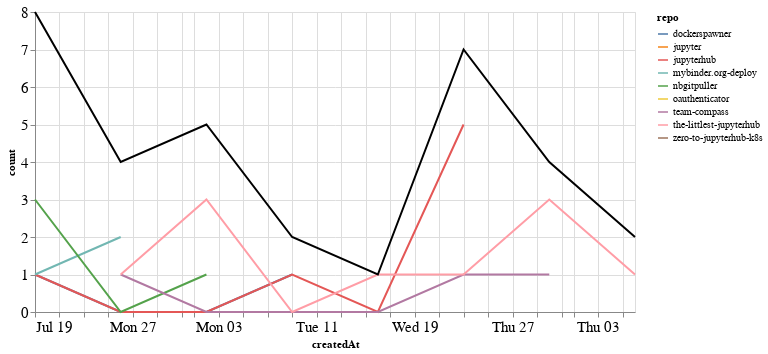

Write notebook code for a chart like this one.
### Markdown cell above
## Comments

### Code cell
comments_time = comments.groupby('repo').resample('W', on='createdAt').count()['author'].reset_index()
comments_time = comments_time.rename(columns={'author': 'count'})
comments_time_total = comments_time.groupby('createdAt').agg({"count": "sum"}).reset_index()
ch1 = alt.Chart(comments_time, width=600).mark_line().encode(
    x='createdAt',
    y='count',
    color='repo',
    tooltip="repo"
)

ch2 = alt.Chart(comments_time_total, width=600).mark_line(color="black").encode(
    x='createdAt',
    y='count',
)

ch1 + ch2

### Figure 1 — Vega-Lite specification as saved in the notebook (floating-point values rounded to 4 significant figures)
{"config": {"axisLeft": {"labelFontSize": 15}, "axisBottom": {"labelFontSize": 15}}, "layer": [{"data": {"name": "data-145f5517e9b65b1def9d1d91b04941a6"}, "mark": "line", "encoding": {"color": {"type": "nominal", "field": "repo"}, "tooltip": {"type": "nominal", "field": "repo"}, "x": {"type": "temporal", "field": "createdAt"}, "y": {"type": "quantitative", "field": "count"}}, "width": 600}, {"data": {"name": "data-7c44a1d69a1a840cae4704fe9981a359"}, "mark": {"type": "line", "color": "black"}, "encoding": {"x": {"type": "temporal", "field": "createdAt"}, "y": {"type": "quantitative", "field": "count"}}, "width": 600}], "$schema": "https://vega.github.io/schema/vega-lite/v4.8.1.json", "datasets": {"data-145f5517e9b65b1def9d1d91b04941a6": [{"repo": "dockerspawner", "createdAt": "2020-07-19T00:00:00", "count": 1}, {"repo": "dockerspawner", "createdAt": "2020-07-26T00:00:00", "count": 0}, {"repo": "dockerspawner", "createdAt": "2020-08-02T00:00:00", "count": 0}, {"repo": "dockerspawner", "createdAt": "2020-08-09T00:00:00", "count": 1}, {"repo": "jupyter", "createdAt": "2020-07-19T00:00:00", "count": 2}, {"repo": "jupyterhub", "createdAt": "2020-07-19T00:00:00", "count": 1}, {"repo": "jupyterhub", "createdAt": "2020-07-26T00:00:00", "count": 0}, {"repo": "jupyterhub", "createdAt": "2020-08-02T00:00:00", "count": 0}, {"repo": "jupyterhub", "createdAt": "2020-08-09T00:00:00", "count": 1}, {"repo": "jupyterhub", "createdAt": "2020-08-16T00:00:00", "count": 0}, {"repo": "jupyterhub", "createdAt": "2020-08-23T00:00:00", "count": 5}, {"repo": "mybinder.org-deploy", "createdAt": "2020-07-19T00:00:00", "count": 1}, {"repo": "mybinder.org-deploy", "createdAt": "2020-07-26T00:00:00", "count": 2}, {"repo": "nbgitpuller", "createdAt": "2020-07-19T00:00:00", "count": 3}, {"repo": "nbgitpuller", "createdAt": "2020-07-26T00:00:00", "count": 0}, {"repo": "nbgitpuller", "createdAt": "2020-08-02T00:00:00", "count": 1}, {"repo": "oauthenticator", "createdAt": "2020-08-02T00:00:00", "count": 1}, {"repo": "team-compass", "createdAt": "2020-07-26T00:00:00", "count": 1}, {"repo": "team-compass", "createdAt": "2020-08-02T00:00:00", "count": 0}, {"repo": "team-compass", "createdAt": "2020-08-09T00:00:00", "count": 0}, {"repo": "team-compass", "createdAt": "2020-08-16T00:00:00", "count": 0}, {"repo": "team-compass", "createdAt": "2020-08-23T00:00:00", "count": 1}, {"repo": "team-compass", "createdAt": "2020-08-30T00:00:00", "count": 1}, {"repo": "the-littlest-jupyterhub", "createdAt": "2020-07-26T00:00:00", "count": 1}, {"repo": "the-littlest-jupyterhub", "createdAt": "2020-08-02T00:00:00", "count": 3}, {"repo": "the-littlest-jupyterhub", "createdAt": "2020-08-09T00:00:00", "count": 0}, {"repo": "the-littlest-jupyterhub", "createdAt": "2020-08-16T00:00:00", "count": 1}, {"repo": "the-littlest-jupyterhub", "createdAt": "2020-08-23T00:00:00", "count": 1}, {"repo": "the-littlest-jupyterhub", "createdAt": "2020-08-30T00:00:00", "count": 3}, {"repo": "the-littlest-jupyterhub", "createdAt": "2020-09-06T00:00:00", "count": 1}, {"repo": "zero-to-jupyterhub-k8s", "createdAt": "2020-09-06T00:00:00", "count": 1}], "data-7c44a1d69a1a840cae4704fe9981a359": [{"createdAt": "2020-07-19T00:00:00", "count": 8}, {"createdAt": "2020-07-26T00:00:00", "count": 4}, {"createdAt": "2020-08-02T00:00:00", "count": 5}, {"createdAt": "2020-08-09T00:00:00", "count": 2}, {"createdAt": "2020-08-16T00:00:00", "count": 1}, {"createdAt": "2020-08-23T00:00:00", "count": 7}, {"createdAt": "2020-08-30T00:00:00", "count": 4}, {"createdAt": "2020-09-06T00:00:00", "count": 2}]}}
